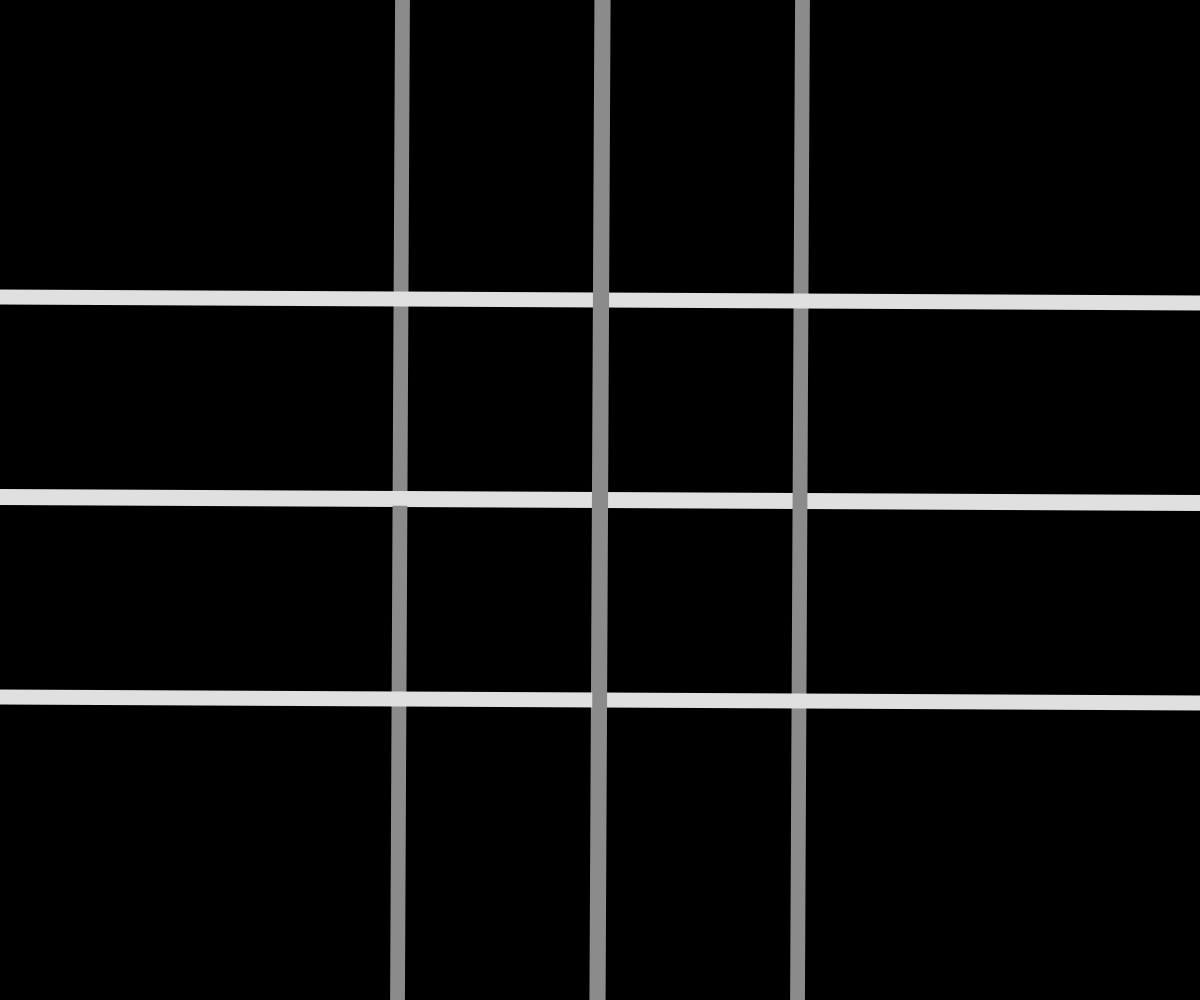
Frame 1 (no input)
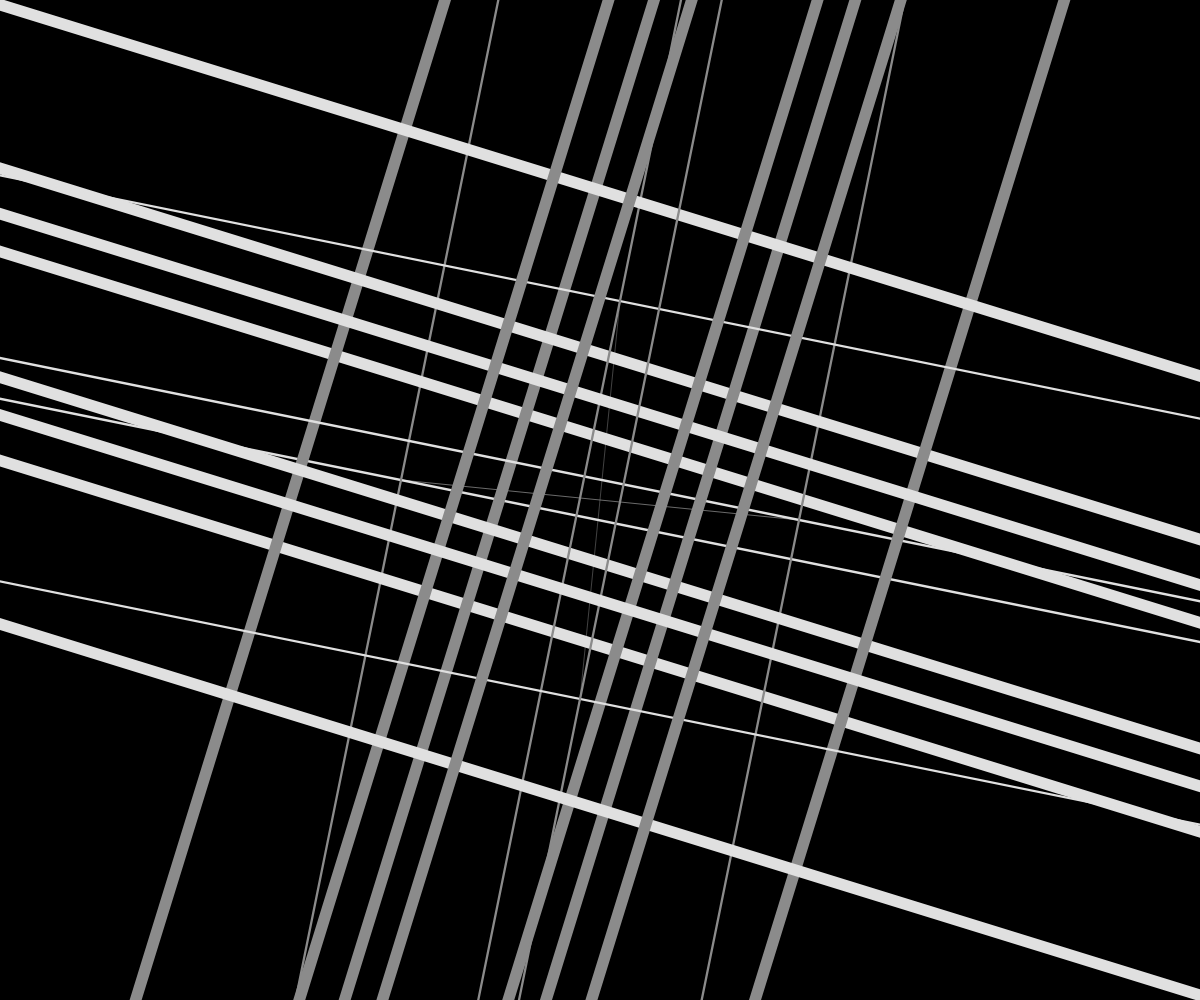
Frame 60 (no input)
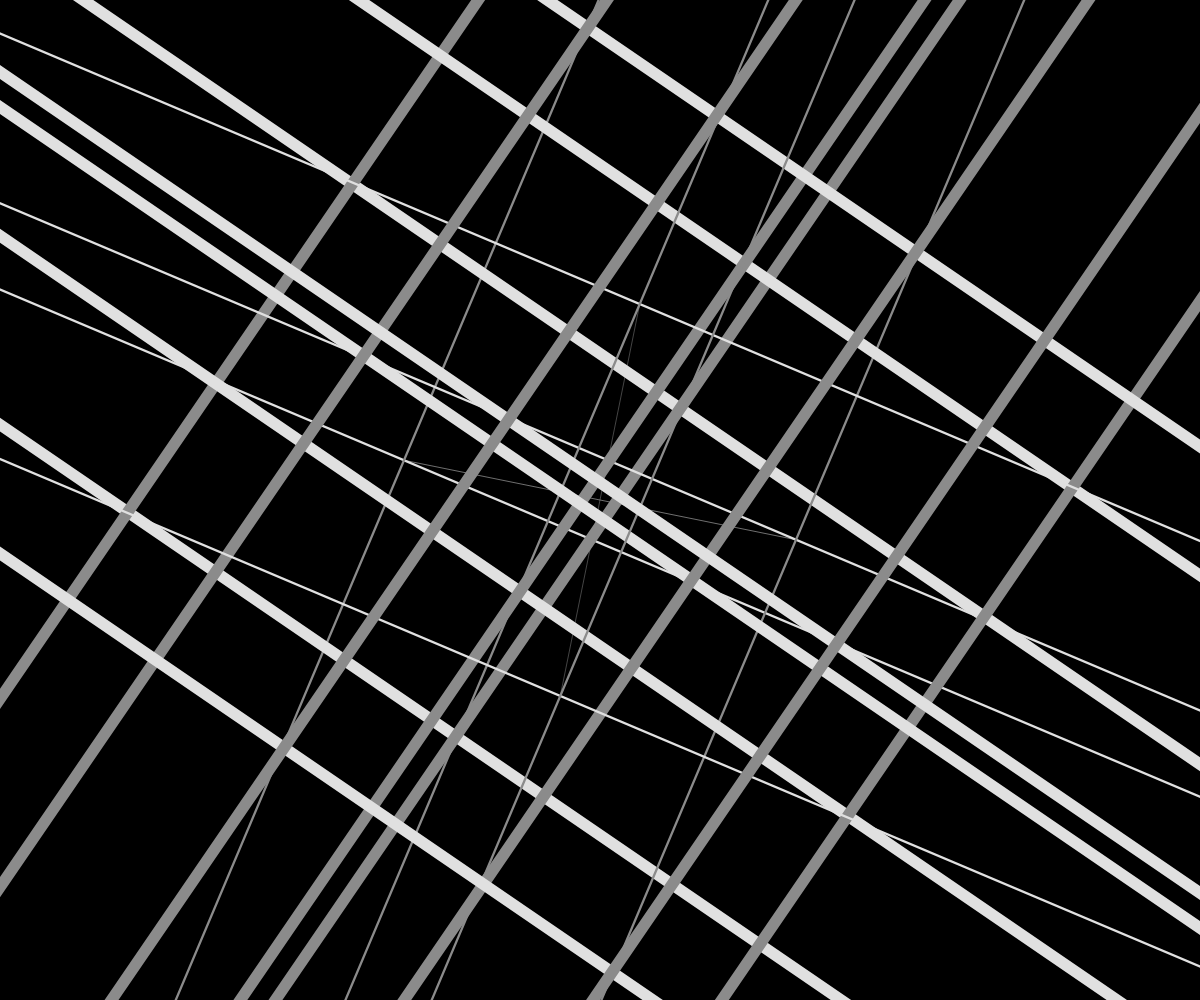
Frame 120 (the mouse pressed at the canvas centre since frame 60)

The p5.js sketch that drew these frames (run headless with seeded random() and noise() and a simulated clock; from frame 60 on, the mouse is pressed at the canvas centre):

// p5.js sketch
// ── sketch.js
function setup() {
  createCanvas(windowWidth, windowHeight);
}

function draw() {
  l= 2
  l2 = 4
  l3 = 5

 background("black");
 stroke("#E0E0E0");
 strokeWeight(3)
  cruz(width / 2, height / 2, 400, millis()/9999, l);
  
}

function cruz(x, y, tam, rot, niveles) {
  push();
  translate(x, y);
  rotate(rot);
  strokeWeight(tam/870);
  line(-tam / 2, 0, tam / 2, 0);
  stroke("#8B8B8B");
  line(0, -tam / 2, 0, tam / 2);
  stroke("#E0E0E0");
  if (niveles > 0) {
    cruz(-tam / 2, 0, tam*l3, rot + QUARTER_PI*l2, niveles - 1);
    cruz(tam / 2, 0, tam*l3, rot + QUARTER_PI*l2, niveles - 1);
    cruz(0, -tam / 2, tam*l3, rot + QUARTER_PI*l2, niveles - 1);
    cruz(0, tam / 2, tam*l3, rot + QUARTER_PI*l2, niveles - 1);
  }
  pop();
}
